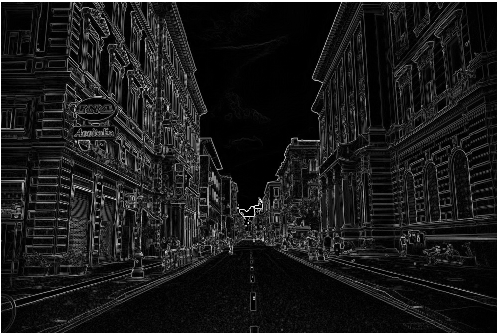
#> input picture notebook/images/4.png, 498 x 334 px, given in place of lena.jpg, which was not available
$ jupyter execute canny_numpy.ipynb
#> lines starting #> are read from the running program, lines starting #| are printed output that depends on the picture; pictures that were not available may be replaced by others from this repository, and a replacement may not be noted
[cell 1]
import numpy as np
import cv2
import argparse
import matplotlib.pyplot as plt
import math
import matplotlib.image as mpimg

[cell 2]
image = mpimg.imread('images/lena.jpg')
#> image is the input picture: shape (334, 498, 4) float32; mean R, G, B, A 0.104, 0.104, 0.104, 1
image[:] = np.sum(image, axis=-1, keepdims=1)/3
plt.imshow(image)

[cell 3]
def dnorm(x, mu, sd):
    return 1 / (np.sqrt(2 * np.pi) * sd) * np.e ** (-np.power((x - mu) / sd, 2) / 2)

[cell 4]
def gaussian_kernel(size, sigma=1, verbose=False):
#> called with size = 9, sigma = 3, verbose = True
    kernel_1D = np.linspace(-(size // 2), size // 2, size)
    for i in range(size):
        kernel_1D[i] = dnorm(kernel_1D[i], 0, sigma)
    kernel_2D = np.outer(kernel_1D.T, kernel_1D.T)

    kernel_2D *= 1.0 / kernel_2D.max()

    if verbose:
        plt.imshow(kernel_2D, interpolation='none', cmap='gray')
        plt.title("Kernel ( {}X{} )".format(size, size))
        plt.show()

    return kernel_2D

[cell 5]
def convolution(image, kernel, average=False, verbose=False):
#> called with kernel = array of shape (9, 9), average = True, verbose = True
    if len(image.shape) == 3:
        print("Found 3 Channels : {}".format(image.shape))
#| Found 3 Channels : (334, 498, 4)
        image = cv2.cvtColor(image, cv2.COLOR_BGR2GRAY)
#> image: shape (334, 498) float32
        print("Converted to Gray Channel. Size : {}".format(image.shape))
#| Converted to Gray Channel. Size : (334, 498)
    else:
        print("Image Shape : {}".format(image.shape))

    print("Kernel Shape : {}".format(kernel.shape))

    if verbose:
        plt.imshow(image, cmap='gray')
        plt.title("Image")
        plt.show()

    image_row, image_col = image.shape
#> image_row = 334; image_col = 498
    kernel_row, kernel_col = kernel.shape

    output = np.zeros(image.shape)

    pad_height = int((kernel_row - 1) / 2)
    pad_width = int((kernel_col - 1) / 2)

    padded_image = np.zeros((image_row + (2 * pad_height), image_col + (2 * pad_width)))

    padded_image[pad_height:padded_image.shape[0] - pad_height, pad_width:padded_image.shape[1] - pad_width] = image

    if verbose:
        plt.imshow(padded_image, cmap='gray')
        plt.title("Padded Image")
        plt.show()

    for row in range(image_row):
        for col in range(image_col):
            output[row, col] = np.sum(kernel * padded_image[row:row + kernel_row, col:col + kernel_col])
            if average:
                output[row, col] /= kernel.shape[0] * kernel.shape[1]

    print("Output Image size : {}".format(output.shape))
#| Output Image size : (334, 498)

    if verbose:
        plt.imshow(output, cmap='gray')
        plt.title("Output Image using {}X{} Kernel".format(kernel_row, kernel_col))
        plt.show()

    return output

[cell 6]
def gaussian_blur(image, kernel_size, verbose=False):
    kernel = gaussian_kernel(kernel_size, sigma=math.sqrt(kernel_size), verbose=verbose)
    return convolution(image, kernel, average=True, verbose=verbose)

[cell 7]
blurred_image = gaussian_blur(image, kernel_size=9, verbose=True)

[cell 8]
edge_filter = np.array([[-1, 0, 1],
                        [-2, 0, 2],
                        [-1, 0, 1]])

[cell 9]
def sobel_edge_detection(image, filter, convert_to_degree=False, verbose=False):
    new_image_x = convolution(image, filter, verbose)
#> call 2 of convolution, with kernel = array of shape (3, 3), average = True, verbose = False
#| Image Shape : (334, 498)
#> after the loop in convolution (call 2), `for row in range(image_row):`:
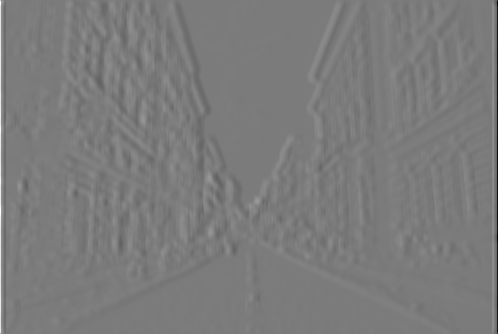
#> output: shape (334, 498) float64; min -0.113, max 0.12, mean -3.46e-06; drawn with min black and max white
#| Output Image size : (334, 498)

    if verbose:
        plt.imshow(new_image_x, cmap='gray')
        plt.title("Horizontal Edge")
        plt.show()

    new_image_y = convolution(image, np.flip(filter.T, axis=0), verbose)
#> call 3 of convolution, with kernel = array of shape (3, 3), average = True, verbose = False
#| Image Shape : (334, 498)
#| Kernel Shape : (3, 3)
#> after the loop in convolution (call 3), `for row in range(image_row):`:
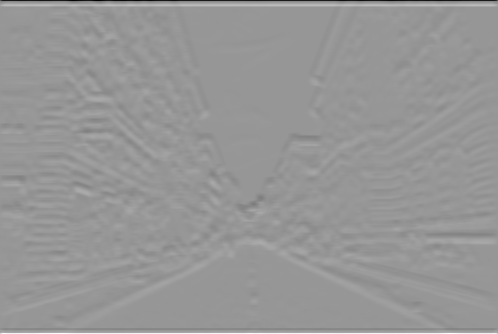
#> output: shape (334, 498) float64; min -0.154, max 0.106, mean 0.0001; drawn with min black and max white
#| Output Image size : (334, 498)

    if verbose:
        plt.imshow(new_image_y, cmap='gray')
        plt.title("Vertical Edge")
        plt.show()

    gradient_magnitude = np.sqrt(np.square(new_image_x) + np.square(new_image_y))

    gradient_magnitude *= 255.0 / gradient_magnitude.max()

    if verbose:
        plt.imshow(gradient_magnitude, cmap='gray')
        plt.title("Gradient Magnitude")
        plt.show()

    gradient_direction = np.arctan2(new_image_y, new_image_x)
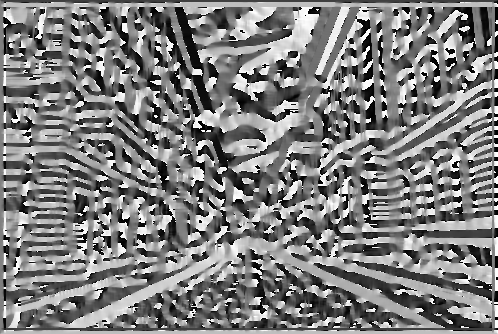
#> gradient_direction: shape (334, 498) float64; min -3.14, max 3.14, mean -0.0105; drawn with min black and max white

    if convert_to_degree:
        gradient_direction = np.rad2deg(gradient_direction)
        gradient_direction += 180

    return gradient_magnitude, gradient_direction

[cell 10]
gradient_magnitude, gradient_direction = sobel_edge_detection(blurred_image, edge_filter, convert_to_degree=True,
                                                                  verbose=True)

[cell 11]
def non_max_suppression(gradient_magnitude, gradient_direction, verbose):

#> called with verbose = True
    image_row, image_col = gradient_magnitude.shape
#> image_row = 334; image_col = 498

    output = np.zeros(gradient_magnitude.shape)

    PI = 180

    for row in range(1, image_row - 1):
        for col in range(1, image_col - 1):
            direction = gradient_direction[row, col]

            # (0 - PI/8 and 15PI/8 - 2PI)
            if (0 <= direction < PI / 8) or (15 * PI / 8 <= direction <= 2 * PI):
                before_pixel = gradient_magnitude[row, col - 1]
                after_pixel = gradient_magnitude[row, col + 1]

            elif (PI / 8 <= direction < 3 * PI / 8) or (9 * PI / 8 <= direction < 11 * PI / 8):
                before_pixel = gradient_magnitude[row + 1, col - 1]
                after_pixel = gradient_magnitude[row - 1, col + 1]

            elif (3 * PI / 8 <= direction < 5 * PI / 8) or (11 * PI / 8 <= direction < 13 * PI / 8):
                before_pixel = gradient_magnitude[row - 1, col]
                after_pixel = gradient_magnitude[row + 1, col]

            else:
                before_pixel = gradient_magnitude[row - 1, col - 1]
                after_pixel = gradient_magnitude[row + 1, col + 1]

            if gradient_magnitude[row, col] >= before_pixel and gradient_magnitude[row, col] >= after_pixel:
                output[row, col] = gradient_magnitude[row, col]
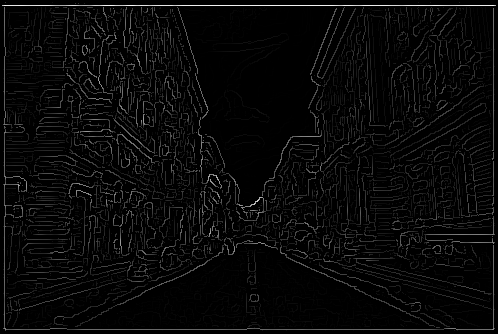
#> output: shape (334, 498) float64; min 0, max 63.24, mean 2.2; drawn with min black and max white

    if verbose:
        plt.imshow(output, cmap='gray')
        plt.title("Non Max Suppression")
        plt.show()

    return output

[cell 12]
new_image = non_max_suppression(gradient_magnitude, gradient_direction, verbose=True)

[cell 13]
weak = 50

[cell 14]
def threshold(image, low, high, weak, verbose=False):
#> called with low = 5, high = 20, weak = 50, verbose = True
    output = np.zeros(image.shape)

    strong = 255

    strong_row, strong_col = np.where(image >= high)
#> strong_row = 4224 values from 5 to 329; strong_col = 4224 values, max 495 at index 493, min 2 at index 0, mean 213.5
    weak_row, weak_col = np.where((image <= high) & (image >= low))

    output[strong_row, strong_col] = strong
    output[weak_row, weak_col] = weak

    if verbose:
        plt.imshow(output, cmap='gray')
        plt.title("threshold")
        plt.show()
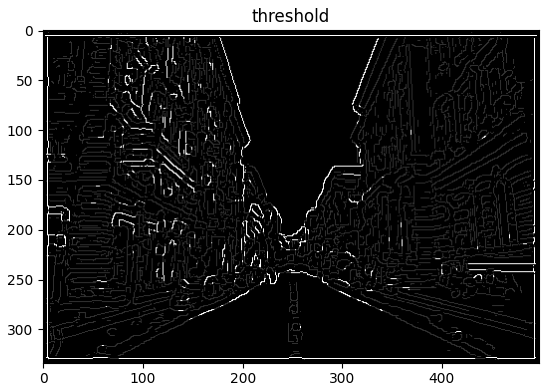
#> figure drawn by matplotlib, 1 panel

    return output

[cell 15]
new_image = threshold(new_image, 5, 20, weak=weak, verbose=True)

[cell 16]
def hysteresis(image, weak):
#> called with weak = 50
    image_row, image_col = image.shape
#> image_row = 334; image_col = 498

    top_to_bottom = image.copy()

    for row in range(1, image_row):
        for col in range(1, image_col):
            if top_to_bottom[row, col] == weak:
                if top_to_bottom[row, col + 1] == 255 or top_to_bottom[row, col - 1] == 255 or top_to_bottom[
                    row - 1, col] == 255 or top_to_bottom[
                    row + 1, col] == 255 or top_to_bottom[
                    row - 1, col - 1] == 255 or top_to_bottom[row + 1, col - 1] == 255 or top_to_bottom[
                    row - 1, col + 1] == 255 or top_to_bottom[
                    row + 1, col + 1] == 255:
                    top_to_bottom[row, col] = 255
                else:
                    top_to_bottom[row, col] = 0
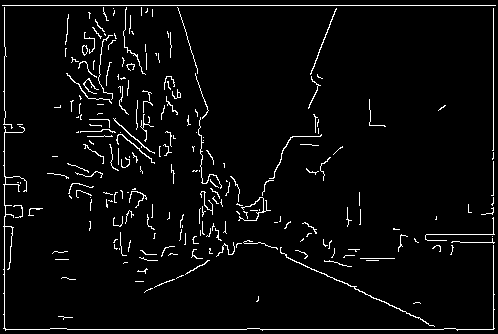
#> top_to_bottom: shape (334, 498) float64; 3.9% white in thin lines or dots

    bottom_to_top = image.copy()

    for row in range(image_row - 1, 0, -1):
        for col in range(image_col - 1, 0, -1):
            if bottom_to_top[row, col] == weak:
                if bottom_to_top[row, col + 1] == 255 or bottom_to_top[row, col - 1] == 255 or bottom_to_top[
                    row - 1, col] == 255 or bottom_to_top[
                    row + 1, col] == 255 or bottom_to_top[
                    row - 1, col - 1] == 255 or bottom_to_top[row + 1, col - 1] == 255 or bottom_to_top[
                    row - 1, col + 1] == 255 or bottom_to_top[
                    row + 1, col + 1] == 255:
                    bottom_to_top[row, col] = 255
                else:
                    bottom_to_top[row, col] = 0
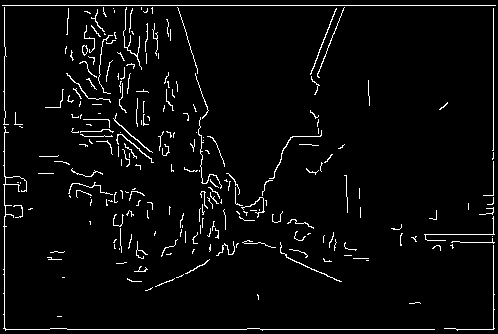
#> bottom_to_top: shape (334, 498) float64; 3.8% white in thin lines or dots

    right_to_left = image.copy()

    for row in range(1, image_row):
        for col in range(image_col - 1, 0, -1):
            if right_to_left[row, col] == weak:
                if right_to_left[row, col + 1] == 255 or right_to_left[row, col - 1] == 255 or right_to_left[
                    row - 1, col] == 255 or right_to_left[
                    row + 1, col] == 255 or right_to_left[
                    row - 1, col - 1] == 255 or right_to_left[row + 1, col - 1] == 255 or right_to_left[
                    row - 1, col + 1] == 255 or right_to_left[
                    row + 1, col + 1] == 255:
                    right_to_left[row, col] = 255
                else:
                    right_to_left[row, col] = 0
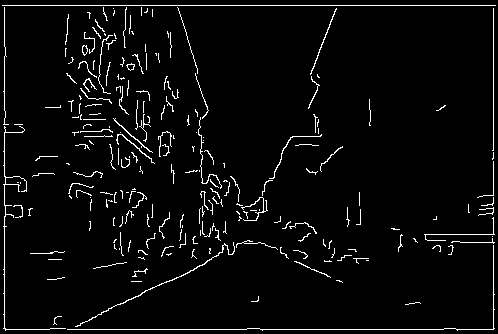
#> right_to_left: shape (334, 498) float64; 3.9% white in thin lines or dots

    left_to_right = image.copy()

    for row in range(image_row - 1, 0, -1):
        for col in range(1, image_col):
            if left_to_right[row, col] == weak:
                if left_to_right[row, col + 1] == 255 or left_to_right[row, col - 1] == 255 or left_to_right[
                    row - 1, col] == 255 or left_to_right[
                    row + 1, col] == 255 or left_to_right[
                    row - 1, col - 1] == 255 or left_to_right[row + 1, col - 1] == 255 or left_to_right[
                    row - 1, col + 1] == 255 or left_to_right[
                    row + 1, col + 1] == 255:
                    left_to_right[row, col] = 255
                else:
                    left_to_right[row, col] = 0
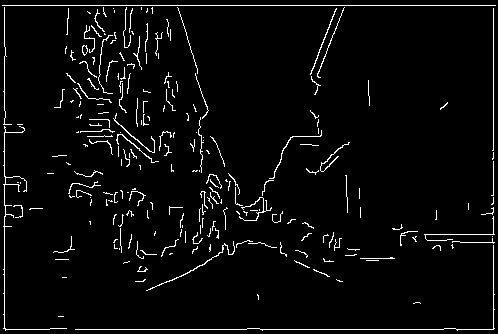
#> left_to_right: shape (334, 498) float64; 3.8% white in thin lines or dots

    final_image = top_to_bottom + bottom_to_top + right_to_left + left_to_right

    final_image[final_image > 255] = 255
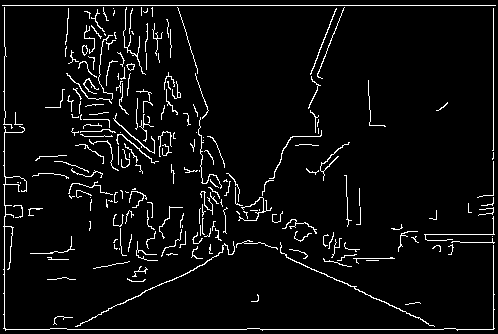
#> final_image: shape (334, 498) float64; 5% white in thin lines or dots

    return final_image
